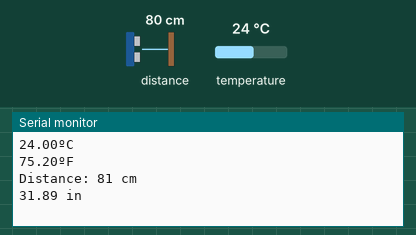
A sketch run on a simulated Arduino Uno, built with avr-gcc and run on an emulated ATmega328P. Parts: the last lines printed to the serial monitor. Wiring (inferred from the names in the program): ultrasonic range finder: trigger pin 2; echo pin 0. The inputs (shaded band) are chosen by the test bench; at power-on: distance to the obstacle 80 cm, temperature 24 °C. The echo pulse lasts 58.3 µs per cm.

Above: at 1.5 s.
1.6 s: distance to the obstacle set to 2 cm
At 2.4 s:
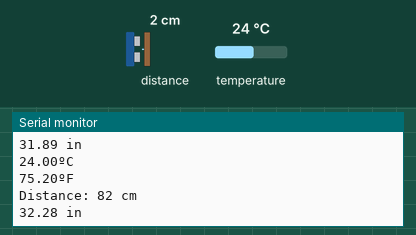
3.1 s: distance to the obstacle set to 35 cm
At 4.1 s:
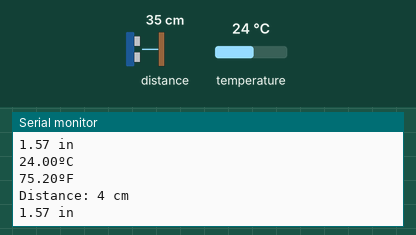
6.9 s: temperature set to 12 °C
At 7.6 s:
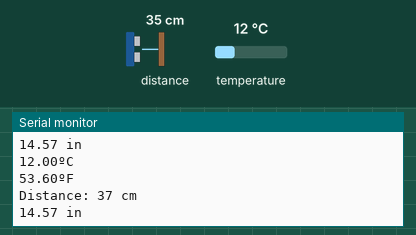
8.4 s: temperature set to 41 °C
At 9.4 s:
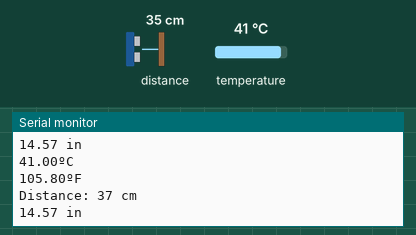
Timing chart, 0 to 11.4 s (numbered marks = the images above; inputs shaded):
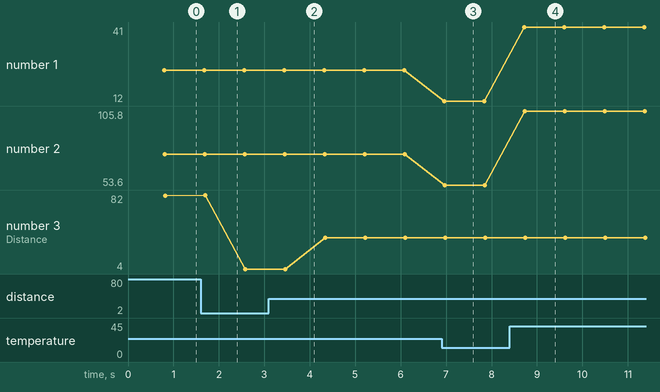

Measured:
- after the input at 6.9 s, the serial monitor: prints a new line after 0.06 s (image 3)
- after the input at 8.4 s, the serial monitor: prints a new line after 0.32 s (image 4)
- plotted number 1: 24 → 12 after the input at 6.9 s, 12 → 41 after the input at 8.4 s
- plotted number 2: 75.2 → 53.6 after the input at 6.9 s, 53.6 → 105.8 after the input at 8.4 s
- plotted number 3: 81 → 4 after the input at 1.6 s, 4 → 37 after the input at 3.1 s

The sketch:

SonarTemp8266.ino
```cpp
/* Arduino example sketch to control a JSN-SR04T ultrasonic distance sensor with Arduino. No library needed. More info: https://www.makerguides.com */

// Define Trig and Echo pin:
#define trigPin 2
#define echoPin 0
#include <OneWire.h>
#include <DallasTemperature.h>

// GPIO where the DS18B20 is connected to
const int oneWireBus = 4;

// Setup a oneWire instance to communicate with any OneWire devices
OneWire oneWire(oneWireBus);

// Pass our oneWire reference to Dallas Temperature sensor
DallasTemperature sensors(&oneWire);
// Define variables:
long duration;
int distance;
int distOffset; // calibration distance value for lake level

void setup() {
  // Define inputs and outputs of JSN-SR04T
  pinMode(trigPin, OUTPUT);
  pinMode(echoPin, INPUT);

  // Begin Serial communication at a baudrate of 9600:
  Serial.begin(9600);
  // Start the DS18B20 sensor
  sensors.begin();
}

void loop() {
  // Clear the trigPin by setting it LOW:
  digitalWrite(trigPin, LOW);

  delayMicroseconds(5);

 // Trigger the sensor by setting the trigPin high for 10 microseconds:
  digitalWrite(trigPin, HIGH);
  delayMicroseconds(10);
  digitalWrite(trigPin, LOW);

  // Read the echoPin. pulseIn() returns the duration (length of the pulse) in microseconds:
  duration = pulseIn(echoPin, HIGH);

  // Calculate the distance:
  distance = (duration*0.034/2) + 2.97; // add 2.97 for calibration difference

  sensors.requestTemperatures();
  float temperatureC = sensors.getTempCByIndex(0);
  float temperatureF = sensors.getTempFByIndex(0);
  Serial.print(temperatureC);
  Serial.println("ºC");
  Serial.print(temperatureF);
  Serial.println("ºF");

  // Print the distance on the Serial Monitor (Ctrl+Shift+M):
  Serial.print("Distance: ");
  Serial.print(distance);
  Serial.println(" cm");
  Serial.print(distance / 2.54); // convert to inches and add the calibration value
  Serial.println(" in");
  delay(100);
}
```
